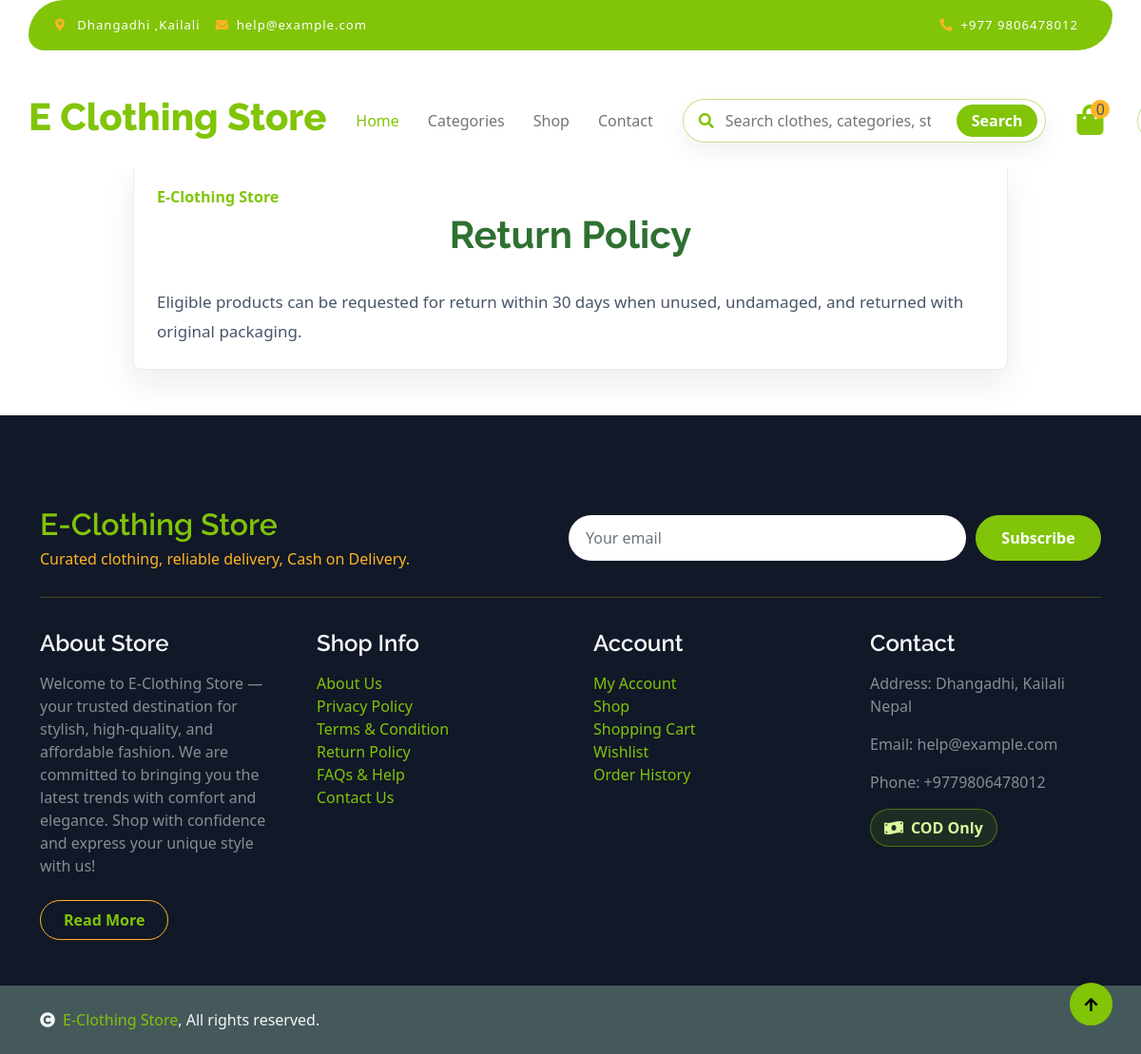
Before: /user/page.php?slug=return-policy with the older database file.
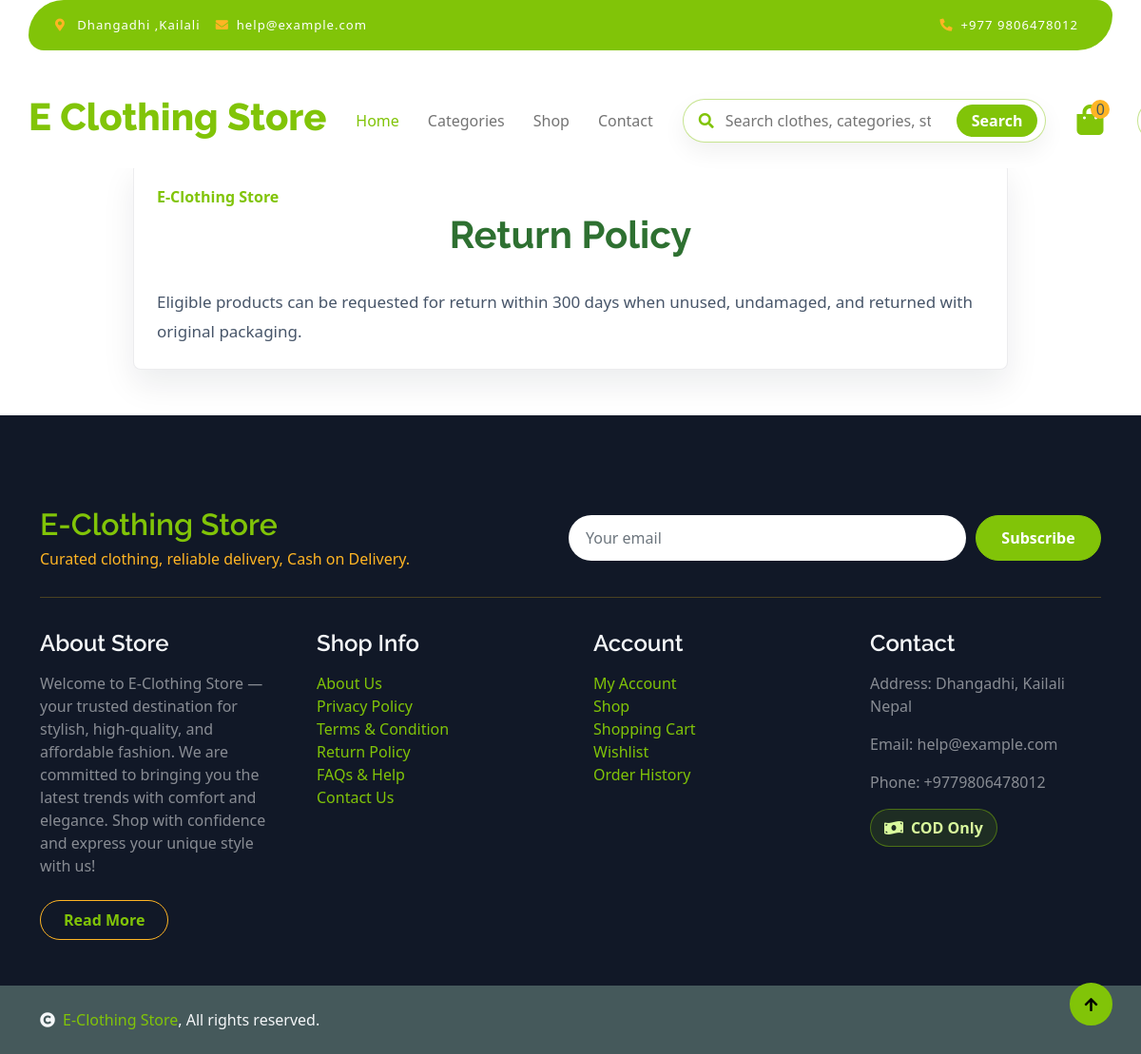
After: the same page with the newer database file.
### tables this page shows
CREATE TABLE `store_pages` (
  `id` int NOT NULL AUTO_INCREMENT,
  `slug` varchar(120) NOT NULL,
  `title` varchar(180) NOT NULL,
  `content` mediumtext NOT NULL,
  `footer_group` varchar(50) NOT NULL DEFAULT 'shop',
  `sort_order` int NOT NULL DEFAULT '0',
  `is_active` tinyint(1) NOT NULL DEFAULT '1',
  `updated_at` datetime DEFAULT CURRENT_TIMESTAMP ON UPDATE CURRENT_TIMESTAMP,
  PRIMARY KEY (`id`),
  UNIQUE KEY `unique_store_page_slug` (`slug`)
);

### includes/pages.php (called while the page is built, shortened)
<?php
function ensure_store_pages_table(mysqli $con): void
{
    mysqli_query($con, "
        CREATE TABLE IF NOT EXISTS store_pages (
            id INT NOT NULL AUTO_INCREMENT,
            slug VARCHAR(120) NOT NULL,
            title VARCHAR(180) NOT NULL,
            content MEDIUMTEXT NOT NULL,
            footer_group VARCHAR(50) NOT NULL DEFAULT 'shop',
            sort_order INT NOT NULL DEFAULT 0,
            is_active TINYINT(1) NOT NULL DEFAULT 1,
            updated_at DATETIME DEFAULT CURRENT_TIMESTAMP ON UPDATE CURRENT_TIMESTAMP,
            PRIMARY KEY (id),
            UNIQUE KEY unique_store_page_slug (slug)
        ) ENGINE=InnoDB DEFAULT CHARSET=utf8mb4 COLLATE=utf8mb4_general_ci
    ");
    $countResult = mysqli_query($con, "SELECT COUNT(*) AS total FROM store_pages");
    $count = (int) (mysqli_fetch_assoc($countResult)['total'] ?? 0);
    if ($count > 0) {
        return;
    }
}
function get_footer_pages(mysqli $con): array
{
    ensure_store_pages_table($con);
    $pages = [];
    $result = mysqli_query($con, "SELECT slug, title FROM store_pages WHERE is_active = 1 ORDER BY sort_order ASC, title ASC");
    while ($result && $row = mysqli_fetch_assoc($result)) {
        $pages[] = $row;
    }
    return $pages;
}
function get_store_page(mysqli $con, string $slug): ?array
{
    ensure_store_pages_table($con);
    $stmt = mysqli_prepare($con, "SELECT * FROM store_pages WHERE slug = ? AND is_active = 1 LIMIT 1");
    mysqli_stmt_bind_param($stmt, 's', $slug);
    mysqli_stmt_execute($stmt);
    $result = mysqli_stmt_get_result($stmt);
    $page = $result ? mysqli_fetch_assoc($result) : null;
    return $page ?: null;
}

### includes/store.php (called while the page is built, shortened)
<?php
function ensure_store_settings_schema(mysqli $con): void
{
    $columns = [];
    $result = mysqli_query($con, "SHOW COLUMNS FROM store_settings");
    while ($result && $row = mysqli_fetch_assoc($result)) {
        $columns[] = $row['Field'];
    }
}
function get_store_settings(mysqli $con): array
{
    ensure_store_settings_schema($con);
    $result = mysqli_query($con, "SELECT * FROM store_settings ORDER BY id DESC LIMIT 1");
    $settings = $result ? (mysqli_fetch_assoc($result) ?: []) : [];
    return array_merge([
        'store_name' => 'E-Clothing Store',
        'store_logo' => null,
        'contact_number' => '+9779806478012',
        'store_email' => 'help@example.com',
        'store_address' => 'Dhangadhi, Kailali Nepal',
        'store_information' => 'Quality fashion, fast service, and reliable Cash on Delivery across Nepal.',
        'currency_code' => 'NPR',
        'currency_symbol' => 'Rs',
    ], $settings);
}

### user/page.php (the view, shortened to what the changed rows need)
<?php
include("includes/header.php");
require_once __DIR__ . '/../includes/pages.php';
$con = db_connect();
$slug = $_GET['slug'] ?? 'about-us';
$page = get_store_page($con, $slug);
?>
<main class="container py-5" style="padding-top: 170px !important;">
    <section class="account-panel content-page">
        <?php if ($page): ?>
            <p class="text-primary fw-bold mb-1">E-Clothing Store</p>
            <h1><?= htmlspecialchars($page['title']) ?></h1>
            <div class="content-page-body">
                <?= nl2br(htmlspecialchars($page['content'])) ?>
            </div>
        <?php endif; ?>
    </section>
</main>
<?php include("includes/footer.php"); ?>

### user/includes/footer.php (shortened to what the changed rows need)
<?php
require_once __DIR__ . '/../../includes/pages.php';
require_once __DIR__ . '/../../includes/store.php';
$footerCon = isset($con) && $con instanceof mysqli ? $con : db_connect();
$footerSettings = get_store_settings($footerCon);
$footerPages = get_footer_pages($footerCon);
?>
<footer class="store-footer bg-dark text-white-50 pt-5 mt-5">
    <div class="container py-5">
        <div class="footer-top">
            <div>
                <h2 class="text-primary mb-1"><?= htmlspecialchars($footerSettings['store_name']) ?></h2>
            </div>
        </div>
        <div class="row g-5">
            <div class="col-lg-3 col-md-6">
                <div class="d-flex flex-column text-start footer-item">
                    <h4 class="text-light mb-3">Shop Info</h4>
                    <?php foreach ($footerPages as $page): ?>
                        <a class="btn-link" href="page.php?slug=<?= urlencode($page['slug']) ?>"><?= htmlspecialchars($page['title']) ?></a>
                    <?php endforeach; ?>
                    <a class="btn-link" href="contact.php">Contact Us</a>
                </div>
            </div>
        </div>
    </div>
</footer>

Changed rows visible on the page:
changed store_pages "Return Policy": content "Eligible products can be requested for return within 30 days when unused, undamaged, and returned with original packaging." → "Eligible products can be requested for return within 300 days when unused, undamaged, and returned with original packaging."
